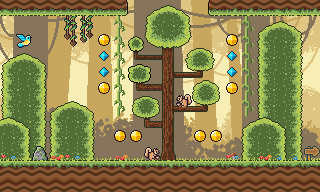

A level layout from a 2D game, rendered from its tile map. Below: a short description, then the map file with tile-grid data replaced by summaries:
An orthogonal 20x12 tile map with 16x16 px tiles, 15 tile layers (background, floor, floor1, water, ...), 3 tilesets.

<map version="1.5" tiledversion="1.7.0" orientation="orthogonal" renderorder="right-down" width="20" height="12" tilewidth="16" tileheight="16" infinite="0" nextlayerid="16" nextobjectid="1">
 <tileset firstgid="1" name="background2" tilewidth="16" tileheight="16" tilecount="240" columns="20">
  <image source="background2.png" width="320" height="192" />
 </tileset>
 <tileset firstgid="241" name="forest4_tileset_sale" tilewidth="16" tileheight="16" tilecount="483" columns="23">
  <image source="forest4_tileset_sale.png" width="368" height="336" />
 </tileset>
 <tileset firstgid="724" name="background1" tilewidth="16" tileheight="16" tilecount="240" columns="20">
  <image source="background1.png" width="320" height="192" />
 </tileset>
 <layer id="1" name="background" width="20" height="12">
  <data>[240 cells, 240 non-empty, 240 distinct tile ids]</data>
 </layer>
 <layer id="2" name="floor" width="20" height="12">
  <data>[240 cells, 40 non-empty, 4 distinct tile ids]</data>
 </layer>
 <layer id="3" name="floor1" width="20" height="12">
  <data>[240 cells, 15 non-empty, 4 distinct tile ids]</data>
 </layer>
 <layer id="4" name="water" width="20" height="12">
  <data>[240 cells, 0 non-empty, 0 distinct tile ids]</data>
 </layer>
 <layer id="5" name="waterfall" width="20" height="12">
  <data>[240 cells, 0 non-empty, 0 distinct tile ids]</data>
 </layer>
 <layer id="6" name="bridge" width="20" height="12">
  <data>[240 cells, 0 non-empty, 0 distinct tile ids]</data>
 </layer>
 <layer id="12" name="plataforms" width="20" height="12">
  <data>[240 cells, 0 non-empty, 0 distinct tile ids]</data>
 </layer>
 <layer id="14" name="nature2" width="20" height="12">
  <data>[240 cells, 46 non-empty, 12 distinct tile ids]</data>
 </layer>
 <layer id="13" name="nature1" width="20" height="12">
  <data>[240 cells, 27 non-empty, 12 distinct tile ids]</data>
 </layer>
 <layer id="7" name="nature" width="20" height="12">
  <data>[240 cells, 45 non-empty, 45 distinct tile ids]</data>
 </layer>
 <layer id="8" name="flowers" width="20" height="12">
  <data>[240 cells, 17 non-empty, 9 distinct tile ids]</data>
 </layer>
 <layer id="9" name="dangers" width="20" height="12">
  <data>[240 cells, 4 non-empty, 4 distinct tile ids]</data>
 </layer>
 <layer id="15" name="lianas" width="20" height="12">
  <data>[240 cells, 14 non-empty, 2 distinct tile ids]</data>
 </layer>
 <layer id="10" name="items" width="20" height="12">
  <data>[240 cells, 13 non-empty, 3 distinct tile ids]</data>
 </layer>
 <layer id="11" name="animals" width="20" height="12">
  <data>[240 cells, 4 non-empty, 4 distinct tile ids]</data>
 </layer>
</map>
